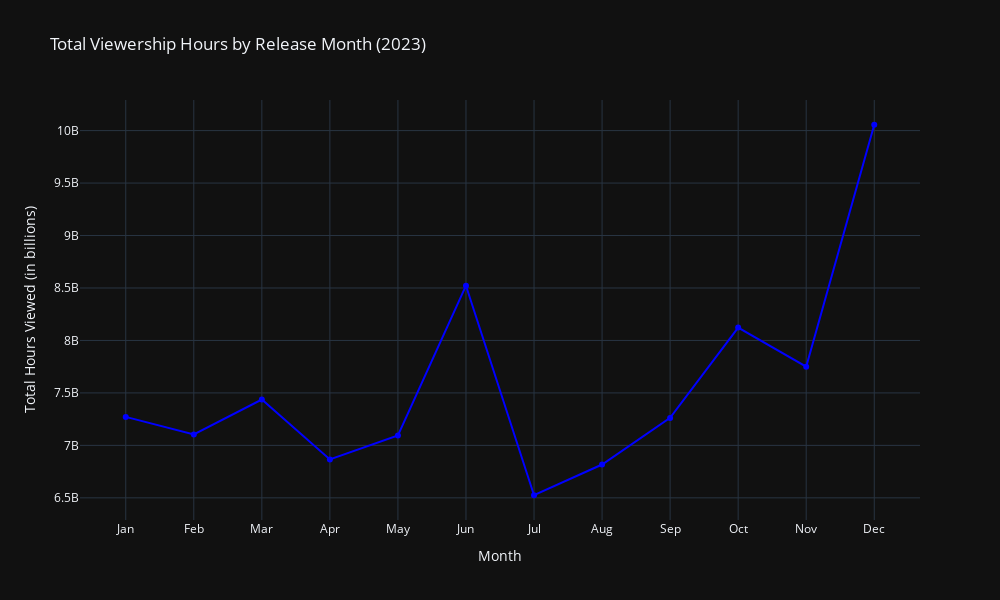

Write notebook code for a chart like this one.
### Markdown cell above
Insights:

1. Clearly, global shows are more popular and have more hours of viewership.
2. Curiously, even though English language has more hours of viewership, Korean language has more average viewership
3. Overall, shows are more popular than movies.

### Code cell
func_plot_monthly_viewership(
    df=df_netflix_content,
    month_col='release_month',
    viewership_col='hours_viewed',
    title='Total Viewership Hours by Release Month (2023)'
)

### Figure 1 — Plotly figure (JSON) as saved in the notebook; plotly's stock layout.template omitted (floating-point values rounded to 4 significant figures)
{"data": [{"line": {"color": "blue"}, "marker": {"color": "blue"}, "mode": "lines+markers", "type": "scatter", "x": [1, 2, 3, 4, 5, 6, 7, 8, 9, 10, 11, 12], "y": [7271600000, 7103700000, 7437100000, 6865700000, 7094600000, 8522000000, 6524800000, 6817800000, 7262200000, 8123200000, 7749500000, 10055800000]}], "layout": {"height": 600, "title": {"text": "Total Viewership Hours by Release Month (2023)"}, "width": 1000, "xaxis": {"tickmode": "array", "ticktext": ["Jan", "Feb", "Mar", "Apr", "May", "Jun", "Jul", "Aug", "Sep", "Oct", "Nov", "Dec"], "tickvals": [1, 2, 3, 4, 5, 6, 7, 8, 9, 10, 11, 12], "title": {"text": "Month"}}, "yaxis": {"title": {"text": "Total Hours Viewed (in billions)"}}}}
